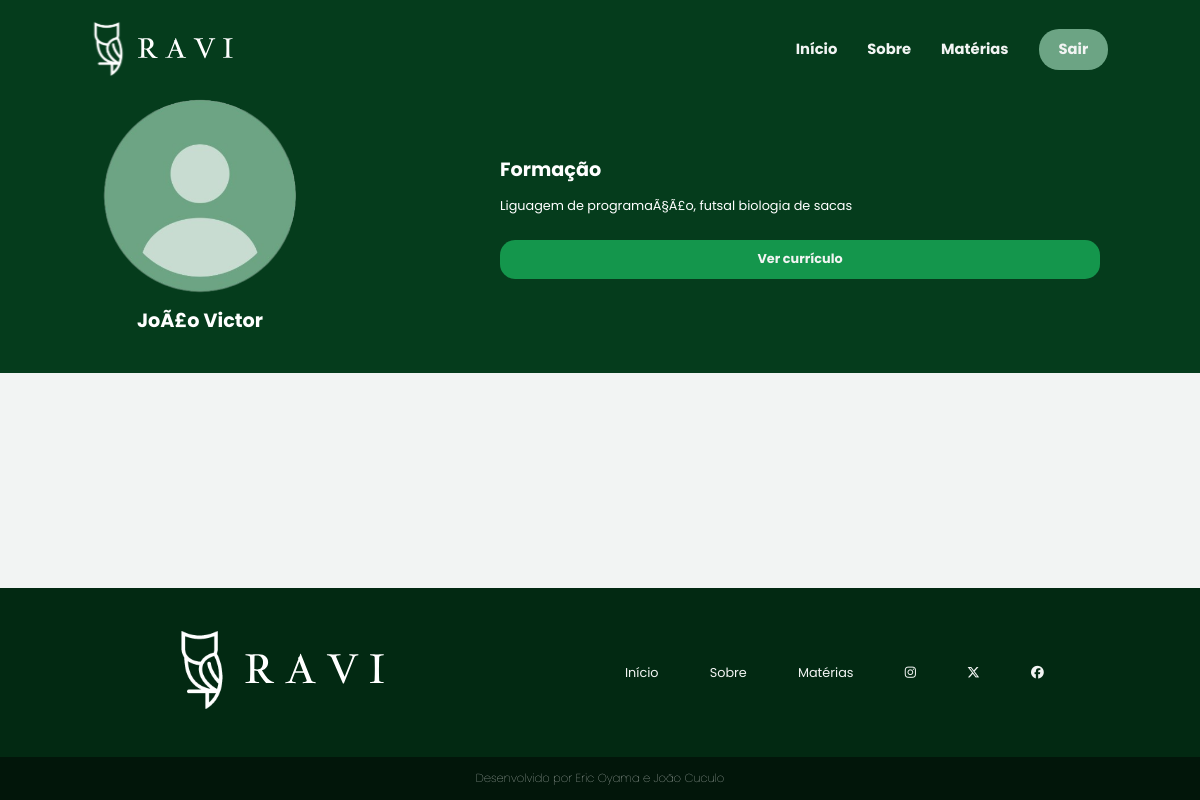
The page /sistema-aluno/aluno/agendamento.php?id=1 (signed in) on the database as committed earlier.
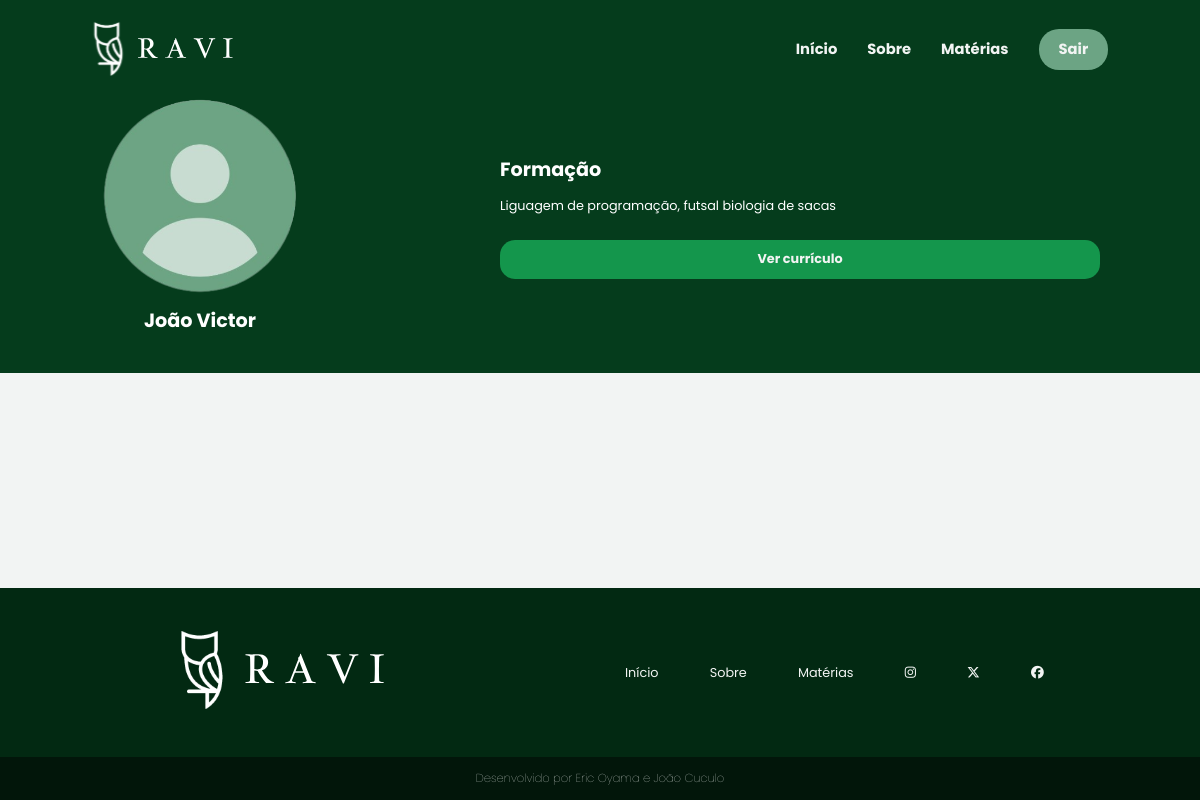
The same page on the database as committed later.
### tables this page shows
CREATE TABLE `professor` (
  `id` int(11) NOT NULL,
  `nome` varchar(100) NOT NULL,
  `email` varchar(100) NOT NULL,
  `senha` varchar(100) NOT NULL,
  `dn` date NOT NULL,
  `endereco` varchar(100) NOT NULL,
  `cep` varchar(20) NOT NULL,
  `estado` varchar(100) NOT NULL,
  `cidade` varchar(100) NOT NULL,
  `telefone` varchar(20) NOT NULL,
  `cpf` varchar(20) NOT NULL,
  `rg` varchar(20) NOT NULL,
  `sexo` varchar(10) NOT NULL,
  `areaFormacao` varchar(100) NOT NULL,
  `curriculo` varchar(100) NOT NULL,
  `conteudo` mediumtext NOT NULL,
  `valorHora` varchar(10) NOT NULL,
  `area_id` int(11) DEFAULT NULL,
  `dataCad` timestamp NOT NULL DEFAULT current_timestamp(),
  `status` varchar(11) NOT NULL
);

### sistema-aluno/aluno/agendamento.php (the view, shortened to what this page needs)
<?php
    require_once('../../conexao.php');
    $sql = "select * from professor where id = " . $_GET['id'];
    $resultado = mysqli_query($conexao, $sql);
    $linha = mysqli_fetch_array($resultado);
?>
<!DOCTYPE html>
<html lang="pt-br">
<head>
    <link rel="stylesheet" href="../../assets/css/header-footer.css">
    <link rel="stylesheet" href="../../assets/css/agendamento.css">
</head>
<body>
    <?php require_once("../template-aluno/menu2.php") ?>
    <main>
        <section class="prof-box">
            <div class="perfil">
                <div class="perfil-foto">
                    <img src="../../assets/img/user-image.png">
                    <h2><?= $linha['nome'] ?></h2>
                </div>
                <div class="formacao">
                    <h2>Formação</h2>
                    <p><?= $linha['conteudo'] ?></p>
                    <a href="../../assets/img/user-image.png" download>Ver currículo</a>
                </div>
            </div>
        </section>
    </main>
    <?php require_once("../template-aluno/rodape1.php") ?>
</body>
</html>

### sistema-aluno/template-aluno/menu2.php (shortened to what this page needs)
<header>
    <nav>
        <div class="logo">
            <img src="../../assets/img/logo-ravi-complete.svg" alt="Ravi">
        </div>
        <div class="menu">
            <ul>
                <li><a href="principal.php">Início</a></li>
                <li><a href="sobre.php">Sobre</a></li>
                <li><a href="#">Matérias</a></li>
                <li class="entrar-btn"><a href="../sair.php">Sair</a></li>
            </ul>
        </div>
    </nav>
</header>

### sistema-aluno/template-aluno/rodape1.php
<footer>
    <div class="footer-conteudo">
        <div class="footer-logo">
            <img src="../../assets/img/logo-ravi-complete.svg" alt="Ravi">
        </div>
        <ul class="footer-list">
            <li><a href="principal.php">Início</a></li>
            <li><a href="sobre.php">Sobre</a></li>
            <li><a href="#">Matérias</a></li>
            <li><a href="#"><i class="fa-brands fa-instagram"></i></a></li>
            <li><a href="#"><i class="fa-brands fa-x-twitter"></i>
            <li><a href="#"><i class="fa-brands fa-facebook"></i></a></li>
        </ul>
    </div>
        <div class="developers">
            Desenvolvido por Eric Oyama e João Cuculo
        </div>
</footer>

### assets/css/header-footer.css (style rules this page uses)
* { margin: 0; padding: 0; box-sizing: border-box; font-family: 'Poppins', sans-serif; }
:root { --color-primary: #053c1c; --color-secundary: #6ca484; --color-tertiary: #14964C; --color-black: #000; --color-white: #f2f4f3; font-size: 80%; }
html { height: 100%; min-height: 100%; }
body { display: flex; flex-direction: column; min-height: 100%; width: 100%; }
header { background-color: var(--color-primary); }
header nav { display: flex; justify-content: space-between; padding: 1.5rem 6rem; }
.logo { display: flex; align-items: center; }
.logo img { height: 60px; }
.menu { display: flex; align-items: center; }
.menu ul { display: flex; justify-content: center; list-style-type: none; }
.menu ul li { margin: 0 15px; display: flex; align-items: center; }
.menu ul li a, .menu-responsivo ul li a { text-decoration: none; font-size: 1.15rem; color: var(--color-white); font-weight: bold; }
.entrar-btn { background-color: var(--color-secundary); padding: 10px 20px; border-radius: 20px; }
footer { width: 100%; color: var(--color-white); margin-top: auto; }
footer a { text-decoration: none; }
.footer-conteudo { background-color: #022912; display: flex; align-items: center; justify-content: space-around; padding: 3rem 3.5rem; }
.footer-list { display: flex; list-style: none; gap: 4rem; }
.footer-list a { color: var(--color-white); font-weight: normal; }
.developers { background-color: #02160a; display: flex; justify-content: center; font-size: 0.9rem; padding: 1rem; font-weight: 100; }

### assets/css/agendamento.css (style rules this page uses)
body { background-color: var(--color-white); }
.prof-box { background-color: var(--color-primary); padding-bottom: 3rem; }
.perfil { background-color: var(--color-primary); color: white; max-width: 1200px; margin: 0 auto; display: flex; justify-content: space-around; align-items: center; }
.perfil-foto { display: flex; flex-direction: column; align-items: center; }
.perfil-foto img { width: 200px; margin-bottom: 1rem; }
.formacao { width: 600px; }
.formacao p { text-align: justify; margin: 1rem 0 2rem; }
.formacao a { display: block; text-align: center; width: 100%; background-color: var(--color-tertiary); text-decoration: none; color: var(--color-white); padding: 0.8rem 1.2rem; border-radius: 15px; font-weight: bold; }

Rows that differ between the two databases and show on the page:
changed professor: nome "JoÃ£o Victor" → "João Victor"; conteudo "Liguagem de programaÃ§Ã£o, futsal biologia de sacas" → "Liguagem de programação, futsal biologia de sacas"
